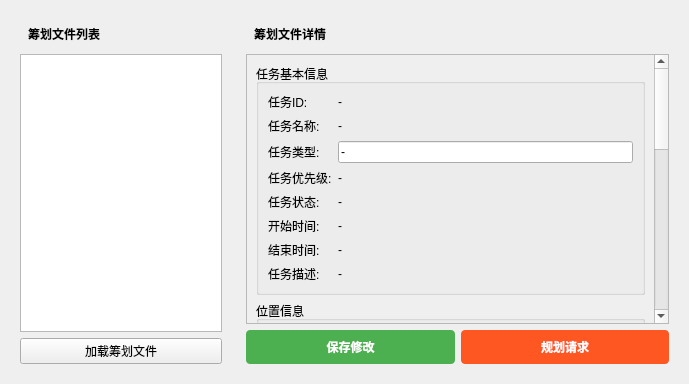
<?xml version="1.0" encoding="UTF-8"?>
<ui version="4.0">
 <class>PlanRequestWidget</class>
 <widget class="QWidget" name="PlanRequestWidget">
  <property name="geometry">
   <rect>
    <x>0</x>
    <y>0</y>
    <width>689</width>
    <height>384</height>
   </rect>
  </property>
  <property name="windowTitle">
   <string>规划请求</string>
  </property>
  <layout class="QHBoxLayout" name="mainLayout">
   <item>
    <widget class="QWidget" name="leftWidget">
     <property name="sizePolicy">
      <sizepolicy hsizetype="Preferred" vsizetype="Preferred">
       <horstretch>1</horstretch>
       <verstretch>0</verstretch>
      </sizepolicy>
     </property>
     <layout class="QVBoxLayout" name="leftLayout">
      <item>
       <widget class="QLabel" name="fileListLabel">
        <property name="text">
         <string>筹划文件列表</string>
        </property>
        <property name="styleSheet">
         <string>QLabel { font-weight: bold; padding: 5px; }</string>
        </property>
       </widget>
      </item>
      <item>
       <widget class="QListWidget" name="planFileListWidget">
        <property name="sizePolicy">
         <sizepolicy hsizetype="Expanding" vsizetype="Expanding">
          <horstretch>0</horstretch>
          <verstretch>0</verstretch>
         </sizepolicy>
        </property>
       </widget>
      </item>
      <item>
       <widget class="QPushButton" name="loadPlanFileButton">
        <property name="text">
         <string>加载筹划文件</string>
        </property>
       </widget>
      </item>
     </layout>
    </widget>
   </item>
   <item>
    <widget class="QWidget" name="rightWidget">
     <property name="sizePolicy">
      <sizepolicy hsizetype="Preferred" vsizetype="Preferred">
       <horstretch>2</horstretch>
       <verstretch>0</verstretch>
      </sizepolicy>
     </property>
     <layout class="QVBoxLayout" name="rightLayout">
      <item>
       <widget class="QLabel" name="infoDisplayLabel">
        <property name="text">
         <string>筹划文件详情</string>
        </property>
        <property name="styleSheet">
         <string>QLabel { font-weight: bold; padding: 5px; }</string>
        </property>
       </widget>
      </item>
      <item>
       <widget class="QScrollArea" name="scrollArea">
        <property name="widgetResizable">
         <bool>true</bool>
        </property>
        <widget class="QWidget" name="scrollAreaWidgetContents">
         <property name="geometry">
          <rect>
           <x>0</x>
           <y>0</y>
           <width>400</width>
           <height>700</height>
          </rect>
         </property>
         <layout class="QVBoxLayout" name="scrollAreaLayout">
          <item>
           <widget class="QGroupBox" name="taskInfoGroupBox">
            <property name="title">
             <string>任务基本信息</string>
            </property>
            <layout class="QFormLayout" name="taskInfoLayout">
             <item row="0" column="0">
              <widget class="QLabel" name="taskIdLabel">
               <property name="text">
                <string>任务ID:</string>
               </property>
              </widget>
             </item>
             <item row="0" column="1">
              <widget class="QLabel" name="taskIdValue">
               <property name="text">
                <string>-</string>
               </property>
               <property name="wordWrap">
                <bool>true</bool>
               </property>
              </widget>
             </item>
             <item row="1" column="0">
              <widget class="QLabel" name="taskNameLabel">
               <property name="text">
                <string>任务名称:</string>
               </property>
              </widget>
             </item>
             <item row="1" column="1">
              <widget class="QLabel" name="taskNameValue">
               <property name="text">
                <string>-</string>
               </property>
               <property name="wordWrap">
                <bool>true</bool>
               </property>
              </widget>
             </item>
             <item row="2" column="0">
              <widget class="QLabel" name="taskTypeLabel">
               <property name="text">
                <string>任务类型:</string>
               </property>
              </widget>
             </item>
             <item row="2" column="1">
              <widget class="QLineEdit" name="taskTypeEdit">
               <property name="text">
                <string>-</string>
               </property>
              </widget>
             </item>
             <item row="3" column="0">
              <widget class="QLabel" name="taskPriorityLabel">
               <property name="text">
                <string>任务优先级:</string>
               </property>
              </widget>
             </item>
             <item row="3" column="1">
              <widget class="QLabel" name="taskPriorityValue">
               <property name="text">
                <string>-</string>
               </property>
              </widget>
             </item>
             <item row="4" column="0">
              <widget class="QLabel" name="taskStatusLabel">
               <property name="text">
                <string>任务状态:</string>
               </property>
              </widget>
             </item>
             <item row="4" column="1">
              <widget class="QLabel" name="taskStatusValue">
               <property name="text">
                <string>-</string>
               </property>
              </widget>
             </item>
             <item row="5" column="0">
              <widget class="QLabel" name="startTimeLabel">
               <property name="text">
                <string>开始时间:</string>
               </property>
              </widget>
             </item>
             <item row="5" column="1">
              <widget class="QLabel" name="startTimeValue">
               <property name="text">
                <string>-</string>
               </property>
               <property name="wordWrap">
                <bool>true</bool>
               </property>
              </widget>
             </item>
             <item row="6" column="0">
              <widget class="QLabel" name="endTimeLabel">
               <property name="text">
                <string>结束时间:</string>
               </property>
              </widget>
             </item>
             <item row="6" column="1">
              <widget class="QLabel" name="endTimeValue">
               <property name="text">
                <string>-</string>
               </property>
               <property name="wordWrap">
                <bool>true</bool>
               </property>
              </widget>
             </item>
             <item row="7" column="0">
              <widget class="QLabel" name="taskDescLabel">
               <property name="text">
                <string>任务描述:</string>
               </property>
              </widget>
             </item>
             <item row="7" column="1">
              <widget class="QLabel" name="taskDescValue">
               <property name="text">
                <string>-</string>
               </property>
               <property name="wordWrap">
                <bool>true</bool>
               </property>
              </widget>
             </item>
            </layout>
           </widget>
          </item>
          <item>
           <widget class="QGroupBox" name="positionInfoGroupBox">
            <property name="title">
             <string>位置信息</string>
            </property>
            <layout class="QFormLayout" name="positionInfoLayout">
             <item row="0" column="0">
              <widget class="QLabel" name="longitudeLabel">
               <property name="text">
                <string>经度:</string>
               </property>
              </widget>
             </item>
             <item row="0" column="1">
              <widget class="QLineEdit" name="longitudeEdit">
               <property name="text">
                <string>-</string>
               </property>
               <property name="placeholderText">
                <string>请输入经度</string>
               </property>
              </widget>
             </item>
             <item row="1" column="0">
              <widget class="QLabel" name="latitudeLabel">
               <property name="text">
                <string>纬度:</string>
               </property>
              </widget>
             </item>
             <item row="1" column="1">
              <widget class="QLineEdit" name="latitudeEdit">
               <property name="text">
                <string>-</string>
               </property>
               <property name="placeholderText">
                <string>请输入纬度</string>
               </property>
              </widget>
             </item>
             <item row="2" column="0">
              <widget class="QLabel" name="altitudeLabel">
               <property name="text">
                <string>高度:</string>
               </property>
              </widget>
             </item>
             <item row="2" column="1">
              <widget class="QLineEdit" name="altitudeEdit">
               <property name="text">
                <string>-</string>
               </property>
               <property name="placeholderText">
                <string>请输入高度</string>
               </property>
              </widget>
             </item>
            </layout>
           </widget>
          </item>
          <item>
           <widget class="QGroupBox" name="sarInfoGroupBox">
            <property name="title">
             <string>SAR参数信息</string>
            </property>
            <layout class="QFormLayout" name="sarInfoLayout">
             <item row="0" column="0">
              <widget class="QLabel" name="sarHeightLabel">
               <property name="text">
                <string>SAR高度:</string>
               </property>
              </widget>
             </item>
             <item row="0" column="1">
              <widget class="QLineEdit" name="sarHeightEdit">
               <property name="text">
                <string>-</string>
               </property>
               <property name="placeholderText">
                <string>请输入SAR高度</string>
               </property>
              </widget>
             </item>
             <item row="1" column="0">
              <widget class="QLabel" name="sarAngleLabel">
               <property name="text">
                <string>SAR角度:</string>
               </property>
              </widget>
             </item>
             <item row="1" column="1">
              <widget class="QLineEdit" name="sarAngleEdit">
               <property name="text">
                <string>-</string>
               </property>
               <property name="placeholderText">
                <string>请输入SAR角度</string>
               </property>
              </widget>
             </item>
             <item row="2" column="0">
              <widget class="QLabel" name="sarHeadingLabel">
               <property name="text">
                <string>SAR航向:</string>
               </property>
              </widget>
             </item>
             <item row="2" column="1">
              <widget class="QLineEdit" name="sarHeadingEdit">
               <property name="text">
                <string>-</string>
               </property>
               <property name="placeholderText">
                <string>请输入SAR航向</string>
               </property>
              </widget>
             </item>
             <item row="3" column="0">
              <widget class="QLabel" name="sarRangeLabel">
               <property name="text">
                <string>SAR距离:</string>
               </property>
              </widget>
             </item>
             <item row="3" column="1">
              <widget class="QLineEdit" name="sarRangeEdit">
               <property name="text">
                <string>-</string>
               </property>
               <property name="placeholderText">
                <string>请输入SAR距离</string>
               </property>
              </widget>
             </item>
             <item row="4" column="0">
              <widget class="QLabel" name="sarResolutionLabel">
               <property name="text">
                <string>SAR分辨率:</string>
               </property>
              </widget>
             </item>
             <item row="4" column="1">
              <widget class="QLineEdit" name="sarResolutionEdit">
               <property name="text">
                <string>-</string>
               </property>
               <property name="placeholderText">
                <string>请输入SAR分辨率</string>
               </property>
              </widget>
             </item>
             <item row="5" column="0">
              <widget class="QLabel" name="sarBandwidthLabel">
               <property name="text">
                <string>SAR带宽:</string>
               </property>
              </widget>
             </item>
             <item row="5" column="1">
              <widget class="QLineEdit" name="sarBandwidthEdit">
               <property name="text">
                <string>-</string>
               </property>
               <property name="placeholderText">
                <string>请输入SAR带宽</string>
               </property>
              </widget>
             </item>
             <item row="6" column="0">
              <widget class="QLabel" name="sarModeLabel">
               <property name="text">
                <string>SAR模式:</string>
               </property>
              </widget>
             </item>
             <item row="6" column="1">
              <widget class="QLineEdit" name="sarModeEdit">
               <property name="text">
                <string>-</string>
               </property>
               <property name="placeholderText">
                <string>请输入SAR模式</string>
               </property>
              </widget>
             </item>
            </layout>
           </widget>
          </item>
          <item>
           <widget class="QGroupBox" name="regionInfoGroupBox">
            <property name="title">
             <string>区域信息</string>
            </property>
            <layout class="QVBoxLayout" name="regionInfoLayout">
             <item>
              <widget class="QScrollArea" name="regionScrollArea">
               <property name="widgetResizable">
                <bool>true</bool>
               </property>
               <property name="maximumHeight">
                <number>200</number>
               </property>
               <widget class="QWidget" name="regionScrollAreaWidgetContents">
                <property name="geometry">
                 <rect>
                  <x>0</x>
                  <y>0</y>
                  <width>380</width>
                  <height>190</height>
                 </rect>
                </property>
                <layout class="QVBoxLayout" name="regionPointsLayout"/>
               </widget>
              </widget>
             </item>
             <item>
              <layout class="QHBoxLayout" name="regionButtonsLayout">
               <item>
                <widget class="QPushButton" name="addRegionPointButton">
                 <property name="text">
                  <string>添加坐标点</string>
                 </property>
                 <property name="styleSheet">
                  <string>QPushButton { 
  background-color: #2196F3; 
  color: white; 
  border: none; 
  padding: 6px 12px; 
  border-radius: 3px; 
}
QPushButton:hover { 
  background-color: #1976D2; 
}</string>
                 </property>
                </widget>
               </item>
               <item>
                <spacer name="regionButtonsSpacer">
                 <property name="orientation">
                  <enum>Qt::Horizontal</enum>
                 </property>
                 <property name="sizeHint" stdset="0">
                  <size>
                   <width>40</width>
                   <height>20</height>
                  </size>
                 </property>
                </spacer>
               </item>
              </layout>
             </item>
            </layout>
           </widget>
          </item>
          <item>
           <spacer name="verticalSpacer">
            <property name="orientation">
             <enum>Qt::Vertical</enum>
            </property>
            <property name="sizeHint" stdset="0">
             <size>
              <width>20</width>
              <height>40</height>
             </size>
            </property>
           </spacer>
          </item>
         </layout>
        </widget>
       </widget>
      </item>
      <item>
       <layout class="QHBoxLayout" name="buttonLayout">
        <item>
         <widget class="QPushButton" name="saveChangesButton">
          <property name="text">
           <string>保存修改</string>
          </property>
          <property name="styleSheet">
           <string>QPushButton { 
    background-color: #4CAF50; 
    color: white; 
    border: none; 
    padding: 8px 16px; 
    border-radius: 4px; 
    font-weight: bold; 
  }
  QPushButton:hover { 
    background-color: #45a049; 
  }
  QPushButton:pressed { 
    background-color: #3d8b40; 
  }</string>
          </property>
         </widget>
        </item>
        <item>
         <widget class="QPushButton" name="planRequestButton">
          <property name="text">
           <string>规划请求</string>
          </property>
          <property name="styleSheet">
           <string>QPushButton { 
    background-color: #FF5722; 
    color: white; 
    border: none; 
    padding: 8px 16px; 
    border-radius: 4px; 
    font-weight: bold; 
  }
  QPushButton:hover { 
    background-color: #E64A19; 
  }
  QPushButton:pressed { 
    background-color: #D84315; 
  }</string>
          </property>
         </widget>
        </item>
       </layout>
      </item>
     </layout>
    </widget>
   </item>
  </layout>
 </widget>
 <resources/>
 <connections/>
</ui>
